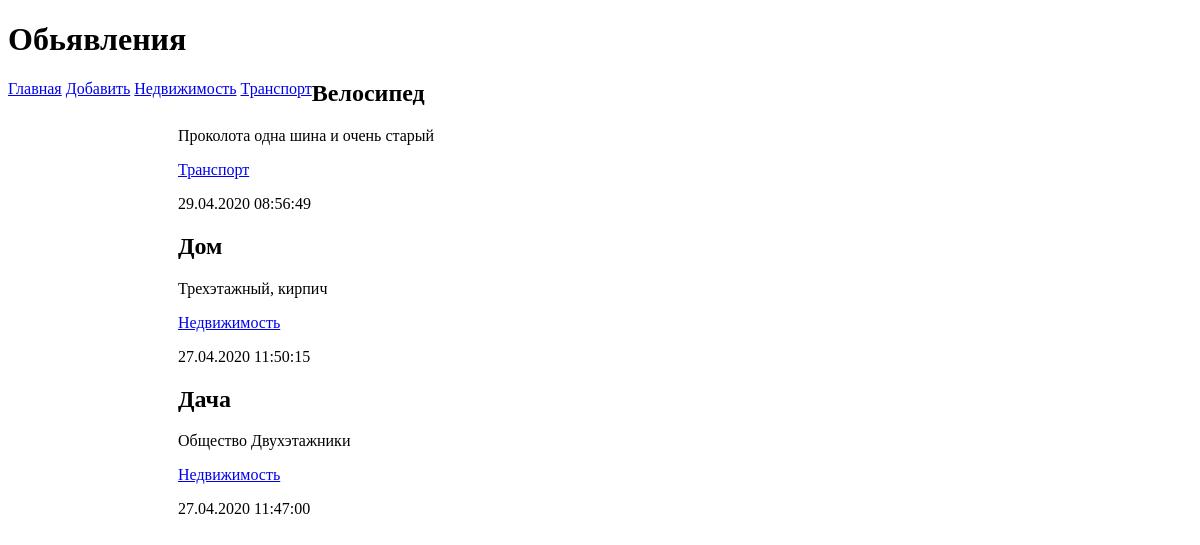
/bboard/, run on the app's committed database.
### bboard/models.py (models this page shows, shortened)
class Rubric(models.Model):
	name = models.CharField("Название", max_length=20, db_index=True)
	class Meta:
		verbose_name = "Рубрика"
		verbose_name_plural = "Рубрики"
		ordering = ["name"]

class Bd(models.Model):
	title = models.CharField("Товар", max_length=50)
	content = models.TextField("Описание", null=True, blank=True)
	price = models.FloatField("Цена", null=True, blank=True)
	published = models.DateTimeField("Опубликовано", auto_now_add=True, db_index=True)
	rubric = models.ForeignKey(Rubric, null=True,
								on_delete=models.PROTECT, verbose_name="Рубрика")
	class Meta:
		verbose_name = "Обьявление"
		verbose_name_plural = "Обьявления"
		ordering = ["-published"]

### bboard/views.py (the view)
# urls.py: path('', index, name='index'),
def index(request):
	bbs = Bd.objects.order_by("-published")
	rubrics = Rubric.objects.all()
	context = {"bbs": bbs, "rubrics": rubrics}
	return render(request, 'bboard/index.html', context)

### bboard/templates/bboard/index.html
{% extends "bboard/layout/basic.html" %}
{% block content %}
	{% for bb in bbs %}
	<div class="b">
		<h2>{{ bb.title }}</h2>
		<p>{{ bb.content }}</p>
		<p><a href="{% url 'by_rubric' bb.rubric.id%}">{{bb.rubric.name}}</a></p>
		<p>{{ bb.published|date:"d.m.Y H:i:s" }}</p>
	</div>
	{% endfor %}
{% endblock %}

### bboard/templates/bboard/layout/basic.html (shortened to what this page needs)
{% load static %}
<!DOCTYPE html>
<html>
<head>
	<link rel="stylesheet" type="text/css" href="{% static 'samplesite/bboard/templates/bboard/style.css' %}">
</head>
<body>
	<header>
		<h1>Обьявления</h1>
	</header>
	<nav>
		<a href="{% url 'index' %}">Главная</a>
		<a href="{% url 'add' %}">Добавить</a>
		{% for rubric in rubrics %}
		<a href="{% url 'by_rubric' rubric.id%}">{{rubric.name}}</a>
		{% endfor %}
	</nav>
	<section>
		{% block content %}
		{% endblock %}
	</section>
</body>
</html>

### bboard/templates/bboard/style.css (style rules this page uses)
nav { font-size: lбpt; width: 150рх; float: left; }
section { margin-left: 170px; }

### data on the page
Rubric: name "Недвижимость"
Rubric: name "Транспорт"
Bd: title "Велосипед", content "Проколота одна шина и очень старый", rubric.name "Транспорт", published "29.04.2020 08:56:49"
Bd: title "Дом", content "Трехэтажный, кирпич", rubric.name "Недвижимость", published "27.04.2020 11:50:15"
Bd: title "Дача", content "Общество Двухэтажники", rubric.name "Недвижимость", published "27.04.2020 11:47:00"
